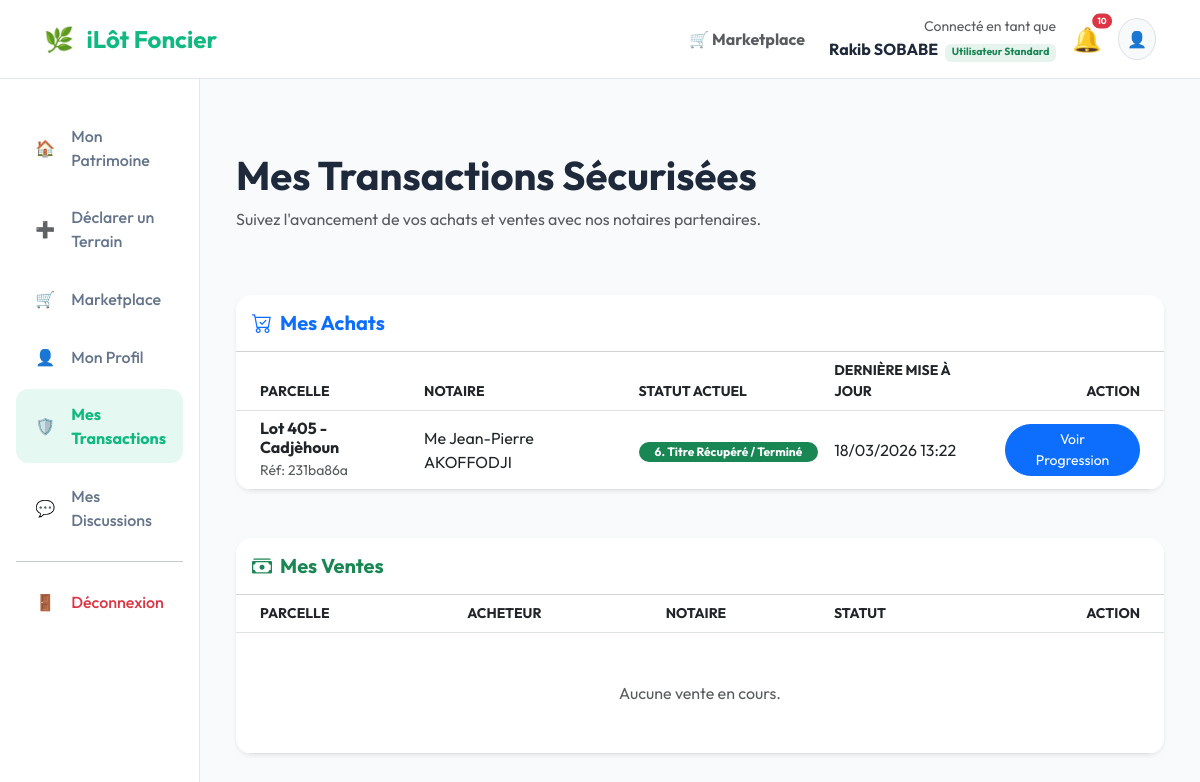
/my-transactions/ (signed in), run on an earlier commit of the app's database.
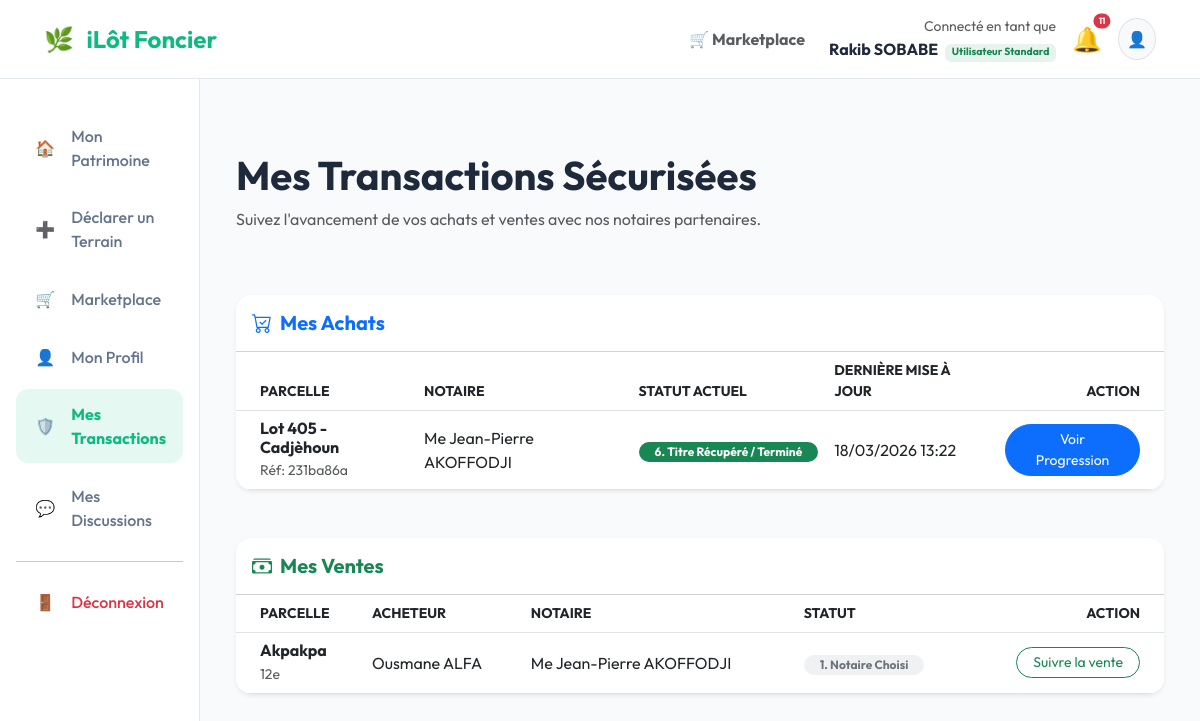
And on a later commit of the database.
### notaries/models.py (models this page shows, shortened)
class TransactionFolio(models.Model):
    class Step(models.TextChoices):
        STEP1_NOTARY_SELECTED = 'STEP1_NOTARY_SELECTED', _('1. Notaire Choisi')
        STEP2_ID_VERIFIED = 'STEP2_ID_VERIFIED', _('2. Identités Vérifiées (Présence)')
        STEP3_DEED_SIGNED = 'STEP3_DEED_SIGNED', _('3. Acte de Vente Signé')
        STEP4_ANDF_DEPOSITED = 'STEP4_ANDF_DEPOSITED', _('4. Déposé à l\'ANDF')
        STEP5_TITLE_MODIFIED = 'STEP5_TITLE_MODIFIED', _('5. Titre Modifié par l\'ANDF')
        STEP6_COMPLETED = 'STEP6_COMPLETED', _('6. Titre Récupéré / Terminé')
        CANCELLED = 'CANCELLED', _('Annulée')
    STEP_ORDER = {
        Step.STEP1_NOTARY_SELECTED: 1,
        Step.STEP2_ID_VERIFIED: 2,
        Step.STEP3_DEED_SIGNED: 3,
        Step.STEP4_ANDF_DEPOSITED: 4,
        Step.STEP5_TITLE_MODIFIED: 5,
        Step.STEP6_COMPLETED: 6,
        Step.CANCELLED: 0,
    }
    id = models.UUIDField(primary_key=True, default=uuid.uuid4, editable=False)
    property = models.ForeignKey(Property, on_delete=models.PROTECT, related_name='transactions')
    buyer = models.ForeignKey(User, on_delete=models.PROTECT, related_name='purchases')
    seller = models.ForeignKey(User, on_delete=models.PROTECT, related_name='sales')
    notary = models.ForeignKey(Notary, on_delete=models.CASCADE, related_name='transactions')
    status = models.CharField(max_length=30, choices=Step.choices, default=Step.STEP1_NOTARY_SELECTED, db_index=True)
    andf_dossier_number = models.CharField(max_length=100, null=True, blank=True, help_text="Numéro de dépôt officiel ANDF")
    created_at = models.DateTimeField(auto_now_add=True)
    updated_at = models.DateTimeField(auto_now=True)
    step2_verified_at = models.DateTimeField(null=True, blank=True)
    step3_signed_at = models.DateTimeField(null=True, blank=True)
    step4_deposited_at = models.DateTimeField(null=True, blank=True)
    step5_modified_at = models.DateTimeField(null=True, blank=True)
    step6_completed_at = models.DateTimeField(null=True, blank=True)
    class Meta:
        db_table = 'transaction_folios'
        verbose_name = _("Folio de Transaction")
        verbose_name_plural = _("Folios de Transaction")

class Notary(models.Model):
    id = models.UUIDField(primary_key=True, default=uuid.uuid4, editable=False)
    name = models.CharField(max_length=255, help_text="Nom complet du Notaire")
    office_name = models.CharField(max_length=255, help_text="Nom de l'étude / cabinet")
    license_number = models.CharField(max_length=100, unique=True, help_text="Numéro de licence officielle")
    user = models.OneToOneField(User, on_delete=models.SET_NULL, null=True, blank=True, related_name='notary_profile')
    email = models.EmailField(unique=True)
    phone = models.CharField(max_length=20)
    address = models.TextField(help_text="Adresse physique de l'étude")
    city = models.CharField(max_length=100, default="Cotonou")
    gps_location = models.JSONField(null=True, blank=True, help_text="Localisation {lat: float, lng: float}")
    avg_processing_time_days = models.IntegerField(default=30, help_text="Temps moyen de traitement constaté")
    is_verified = models.BooleanField(default=False, verbose_name="Vérifié par iLôt")
    pricing_guide = models.JSONField(null=True, blank=True, help_text="Grille tarifaire standardisée")
    created_at = models.DateTimeField(auto_now_add=True)
    class Meta:
        db_table = 'notaries'
        verbose_name = _("Notaire")
        verbose_name_plural = _("Notaires")

### land_registry/models.py (models this page shows, shortened)
class Property(models.Model):
    class Status(models.TextChoices):
        DRAFT = 'DRAFT', _('Brouillon / En attente')
        PENDING_SURVEYOR = 'PENDING_SURVEYOR', _('En attente attestation géomètre')
        VALIDATING = 'VALIDATING', _('En cours de validation communautaire')
        ON_CHAIN = 'ON_CHAIN', _('Sécurisé sur Blockchain')
        DISPUTED = 'DISPUTED', _('En litige')
    id = models.UUIDField(primary_key=True, default=uuid.uuid4, editable=False)
    on_chain_id = models.DecimalField(max_digits=78, decimal_places=0, unique=True, null=True, blank=True, help_text="Token ID (uint256) sur le contrat")
    owner_wallet = models.ForeignKey(User, on_delete=models.PROTECT, related_name='properties', to_field='wallet_address', db_column='owner_wallet')
    country = models.CharField(max_length=100, default='Benin', help_text="Pays de la parcelle")
    gps_centroid = models.JSONField(help_text="Point central {lat: float, lng: float}")
    gps_boundaries = models.JSONField(help_text="Limites exactes [ {lat, lng}, ... ]")
    area_sqm = models.FloatField(null=True, blank=True, help_text="Superficie en m²")
    area_cadastral = models.CharField(max_length=50, null=True, blank=True, help_text="Superficie format cadastral (ex: 01ha 20a 15ca)")
    district = models.CharField(max_length=100, null=True, blank=True, help_text="Nom de l'arrondissement")
    village = models.CharField(max_length=100, null=True, blank=True, help_text="Quartier / Village")
    surveyor = models.ForeignKey(AuthorizedSurveyor, on_delete=models.SET_NULL, null=True, blank=True, related_name='properties')
    surveyor_name = models.CharField(max_length=255, null=True, blank=True, help_text="Nom saisi (si hors liste)")
    is_surveyor_validated = models.BooleanField(default=False, help_text="Le géomètre a-t-il certifié les mesures ?")
    status = models.CharField(max_length=20, choices=Status.choices, default=Status.DRAFT, db_index=True)
    last_sync_block = models.BigIntegerField(null=True, blank=True, help_text="Dernier bloc synchronisé")
    class Meta:
        db_table = 'properties'
        verbose_name = _("Propriété")
        verbose_name_plural = _("Propriétés")
        indexes = [
            models.Index(fields=['status']),
            models.Index(fields=['owner_wallet']),
        ]

### identity/models.py (models this page shows, shortened)
class User(AbstractUser):
    class Role(models.TextChoices):
        USER = 'USER', _('Utilisateur Standard')
        WITNESS = 'WITNESS', _('Témoin Certifié')
        CHIEF = 'CHIEF', _('Chef de Localité')
        ADMIN = 'ADMIN', _('Administrateur')
        NOTARY = 'NOTARY', _('Notaire Certifié')
    username = None  # On désactive le username par défaut
    id = models.UUIDField(primary_key=True, default=uuid.uuid4, editable=False)
    email = models.EmailField(unique=True, help_text="Email de connexion")
    wallet_address = models.CharField(max_length=42, unique=True, null=True, blank=True, help_text="Adresse publique Ethereum/Polygon (0x...) - Optionnel")
    phone_hash = models.CharField(max_length=64, unique=True, null=True, blank=True, help_text="SHA-256 du numéro de téléphone")
    encrypted_phone = models.CharField(max_length=255, null=True, blank=True, help_text="Numéro chiffré pour notifications")
    role = models.CharField(max_length=20, choices=Role.choices, default=Role.USER, db_index=True)
    full_name = models.CharField(max_length=255, null=True, blank=True, help_text="Nom et Prénom (pas de chiffres)")
    birth_date = models.DateField(null=True, blank=True)
    country = models.CharField(max_length=100, default='Benin', help_text="Pays de résidence")
    district = models.CharField(max_length=100, null=True, blank=True, help_text="Arrondissement / Commune")
    village = models.CharField(max_length=100, null=True, blank=True, help_text="Quartier / Village")
    reputation_score = models.IntegerField(default=50, help_text="Score 0-100 basé sur la fiabilité")
    created_at = models.DateTimeField(auto_now_add=True)
    USERNAME_FIELD = 'email'
    REQUIRED_FIELDS = []
    objects = UserManager()
    class Meta:
        db_table = 'users'
        verbose_name = _("Utilisateur")
        verbose_name_plural = _("Utilisateurs")
        indexes = [
            models.Index(fields=['phone_hash']),
            models.Index(fields=['role']),
            models.Index(fields=['wallet_address']),
        ]

### notaries/views.py (the view)
# urls.py: path('my-transactions/', user_transactions, name='user_transactions'),
@login_required
def user_transactions(request):
    purchases = TransactionFolio.objects.filter(buyer=request.user).order_by('-created_at')
    sales = TransactionFolio.objects.filter(seller=request.user).order_by('-created_at')
    return render(request, 'notaries/my_transactions.html', {
        'purchases': purchases,
        'sales': sales
    })

### marketplace/context_processors.py (called while the page is built)
def notification_count(request):
    if request.user.is_authenticated:
        count = Notification.objects.filter(user_wallet=request.user, read_at__isnull=True).count()
        return {'unread_notifications_count': count}
    return {'unread_notifications_count': 0}

### notaries/context_processors.py (called while the page is built)
def notary_context(request):
    is_notary = False
    notary_profile = None
    if request.user.is_authenticated:
        has_role = (getattr(request.user, 'role', None) == 'NOTARY')
        has_profile = False
        try:
            notary_profile = getattr(request.user, 'notary_profile', None)
            has_profile = notary_profile is not None
        except:
            has_profile = False
        is_notary = has_role and has_profile
        import logging
        logger = logging.getLogger(__name__)
        if is_notary:
            logger.debug(f"TEMPLATING: User {request.user.email} seen as NOTARY")
    return {
        'is_notary': is_notary,
        'notary_profile': notary_profile if is_notary else None
    }

### templates/notaries/my_transactions.html (shortened to what the changed rows need)
{% extends 'base_citizen.html' %}
{% block content %}
<div class="container py-5">
    <div class="row mb-5">
        <div class="col-12">
            <h1 class="fw-bold">Mes Transactions Sécurisées</h1>
        </div>
    </div>
    <div class="row mb-5">
        <div class="col-12">
            <div class="card border-0 shadow-sm rounded-4 overflow-hidden">
                <div class="table-responsive">
                    <table class="table table-hover align-middle mb-0">
                        <thead class="bg-light">
                            <tr class="small text-muted text-uppercase">
                                <th class="ps-4">Parcelle</th>
                                <th>Notaire</th>
                                <th>Statut Actuel</th>
                                <th>Dernière Mise à Jour</th>
                                <th class="text-end pe-4">Action</th>
                            </tr>
                        </thead>
                        <tbody>
                            {% for p in purchases %}
                            <tr>
                                <td class="ps-4">
                                    <h6 class="mb-0 fw-bold">{{ p.property.village|default:"Parcelle iLôt" }}</h6>
                                    <small class="text-muted">Réf: {{ p.id|stringformat:"s"|slice:":8" }}</small>
                                </td>
                                <td>Me {{ p.notary.name }}</td>
                                <td>
                                    <span
                                        class="badge {% if p.status == 'STEP6_COMPLETED' %} bg-success {% else %} bg-primary bg-opacity-10 text-primary {% endif %} rounded-pill px-3">
                                        {{ p.get_status_display }}
                                    </span>
                                </td>
                                <td>{{ p.updated_at|date:"d/m/Y H:i" }}</td>
                                <td class="text-end pe-4">
                                    <a href="{% url 'web_transaction_status' folio_id=p.id %}"
                                        class="btn btn-sm btn-primary rounded-pill px-3">Voir Progression</a>
                                </td>
                            </tr>
                            {% empty %}
                            <tr>
                                <td colspan="5" class="py-5 text-center text-muted">Aun achat en cours.</td>
                            </tr>
                            {% endfor %}
                        </tbody>
                    </table>
                </div>
            </div>
        </div>
    </div>
    <div class="row">
        <div class="col-12">
            <div class="card border-0 shadow-sm rounded-4 overflow-hidden">
                <div class="table-responsive">
                    <table class="table table-hover align-middle mb-0">
                        <thead class="bg-light">
                            <tr class="small text-muted text-uppercase">
                                <th class="ps-4">Parcelle</th>
                                <th>Acheteur</th>
                                <th>Notaire</th>
                                <th>Statut</th>
                                <th class="text-end pe-4">Action</th>
                            </tr>
                        </thead>
                        <tbody>
                            {% for s in sales %}
                            <tr>
                                <td class="ps-4">
                                    <h6 class="mb-0 fw-bold">{{ s.property.village|default:"Parcelle iLôt" }}</h6>
                                    <small class="text-muted">{{ s.property.district }}</small>
                                </td>
                                <td>{{ s.buyer.full_name|default:s.buyer.email }}</td>
                                <td>Me {{ s.notary.name }}</td>
                                <td>
                                    <span class="badge bg-secondary bg-opacity-10 text-secondary rounded-pill px-3">
                                        {{ s.get_status_display }}
                                    </span>
                                </td>
                                <td class="text-end pe-4">
                                    <a href="{% url 'web_transaction_status' folio_id=s.id %}"
                                        class="btn btn-sm btn-outline-success rounded-pill px-3">Suivre la vente</a>
                                </td>
                            </tr>
                            {% empty %}
                            <tr>
                                <td colspan="5" class="py-5 text-center text-muted">Aucune vente en cours.</td>
                            </tr>
                            {% endfor %}
                        </tbody>
                    </table>
                </div>
            </div>
        </div>
    </div>
</div>
{% endblock %}

### templates/base_citizen.html (shortened to what the changed rows need)
<!DOCTYPE html>
<html lang="fr">
<head>
    <link href="https://cdn.jsdelivr.net/npm/bootstrap@5.3.0/dist/css/bootstrap.min.css" rel="stylesheet">
    <link rel="stylesheet" href="https://cdn.jsdelivr.net/npm/bootstrap-icons@1.11.1/font/bootstrap-icons.css">
</head>
<body>
    <nav class="navbar navbar-citizen sticky-top">
        <div class="container-fluid">
            <div class="d-flex align-items-center">
                {% if not is_notary %}
                <div class="me-3 position-relative">
                    <a href="{% if user.is_authenticated %}{% url 'user_dashboard' user.id %}{% else %}#{% endif %}"
                        class="text-decoration-none" id="notificationBell">
                        <span class="fs-4">🔔</span>
                        <span id="notificationBadge"
                            class="position-absolute top-0 start-100 translate-middle badge rounded-pill bg-danger {% if unread_notifications_count == 0 %}d-none{% endif %}"
                            style="font-size: 0.55rem; padding: 0.35em 0.6em; border: 2px solid white;">
                            {{ unread_notifications_count }}
                        </span>
                    </a>
                </div>
                <div class="rounded-circle bg-light p-2 border">
                    👤
                </div>
                {% endif %}
            </div>
        </div>
    </nav>
    <div class="container-fluid">
        <div class="row">
            <main class="{% block main_class %}col-md-9 ms-sm-auto col-lg-10{% endblock %} px-md-4 py-4">
                <div class="animate-up">
                    {% block content %}{% endblock %}
                </div>
            </main>
        </div>
    </div>
</body>
</html>

What changed in the data, as far as the page shows it:
added TransactionFolio: property.village "Akpakpa", property.district "12e", buyer.full_name "Ousmane ALFA", notary.name "Jean-Pierre AKOFFODJI", status "1. Notaire Choisi", shown under "Mes Ventes"
Also different on the page:
{{ unread_notifications_count }}: "10" → "11"
text no longer shown: "Aucune vente en cours."
